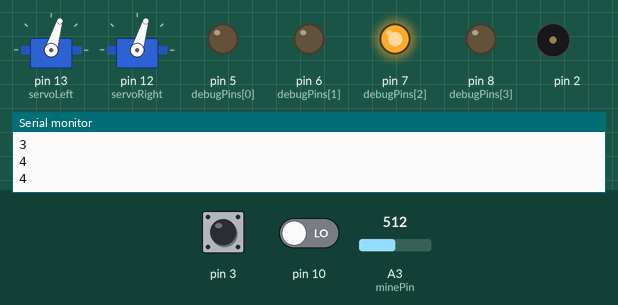
This sketch was run on a simulated Arduino Uno, built with avr-gcc and run on an emulated ATmega328P. Shown: 2 × servo, output pins drawn as LEDs (lit = HIGH), buzzer (waves = sounding), the last lines printed to the serial monitor. The inputs (shaded band) are chosen by the test bench; at power-on: pin 3 LOW, pin 10 LOW, A3 (minePin) = 512.

Above: at 1.2 s.
1.3 s: pin 3 driven HIGH
At 1.76 s:
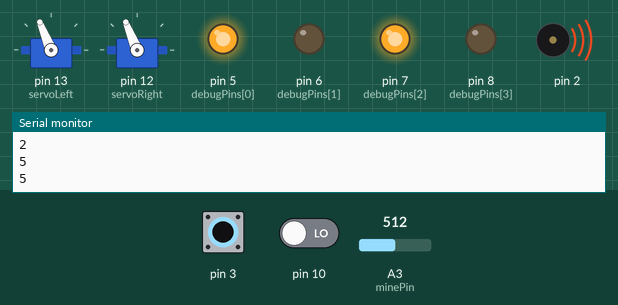
4.3 s: pin 10 driven HIGH
At 4.62 s:
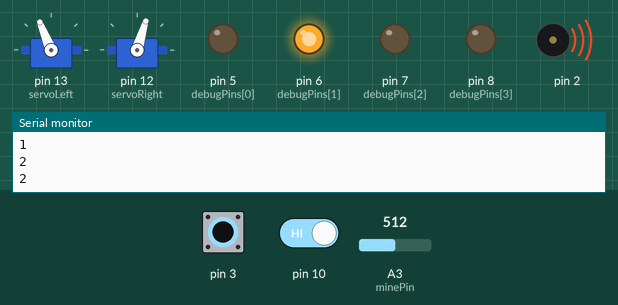
7.3 s: pin 3 driven LOW
At 7.6 s:
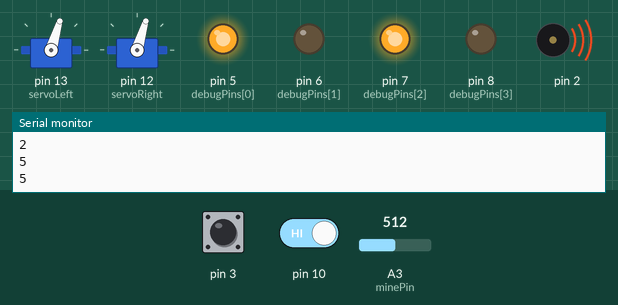
10.3 s: pin 3 pulsed HIGH 5 times (0.12 s each, 0.3 s apart)
At 10.81 s:
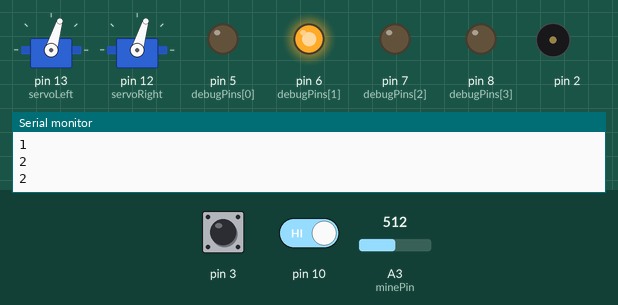
Timing chart, 0 to 14.3 s (numbered marks = the images above; inputs shaded):
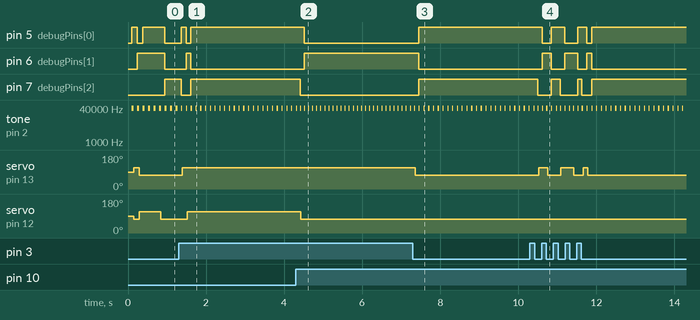

Measured:
- after the input at 1.3 s, servo on pin 13 (servoLeft): goes on until 1.4 s, then stays 112°
- after the input at 4.3 s, pin 5 (debugPins[0]): HIGH → LOW after 0.22 s; pin 6 (debugPins[1]): LOW → HIGH after 0.22 s; pin 7 (debugPins[2]): HIGH → LOW after 0.11 s; servo on pin 12 (servoRight): 112° → 73° after 0.12 s
- after the input at 7.3 s, pin 5 (debugPins[0]), pin 7 (debugPins[2]): LOW → HIGH after 0.15 s; pin 6 (debugPins[1]): HIGH → LOW after 0.15 s; servo on pin 13 (servoLeft): 112° → 73° after 0.06 s
- after the input at 10.3 s, pin 5 (debugPins[0]): goes LOW 0.23 s, HIGH 0.35 s, LOW 0.33 s, HIGH 0.23 s, LOW 0.12 s, then HIGH, starting after 0.32 s; pin 6 (debugPins[1]): goes HIGH 0.23 s, LOW 0.35 s, HIGH 0.33 s, LOW 0.23 s, HIGH 0.12 s, then LOW, starting after 0.32 s
- by itself, tone on pin 2: alternates 38000 Hz for 0.03 s and silent for 0.09 s

The sketch:

roamingForMines.ino
```cpp
// Robotics with the BOE Shield - RoamingWithWhiskers
// Go forward.  Back up and turn if whiskers indicate BOE Shield bot bumped
// into something.
//////////// Parameters  //////////////////////////////////////////////////
const int speedZero=1500;           //servo speed for zero
const int speedMax=200;             //The servo number for max
const int speedLeftIsMax=1;        //if left is higher, set to 1, else -1
const int minePin=A3;
const int debugPins[]= {5, 6, 7, 8};
//dt=1;//miliseconds
///////////////////////////////////////////////////////////////////////////
#include <Servo.h>                           // Include servo library

Servo servoLeft;                             // Declare left and right servos
Servo servoRight;
int currState = 1;
unsigned long time;
unsigned long dt;
unsigned long startTime;
int mineSensor;
int minePrevSensor;
unsigned long timer(boolean set = false);

void setup(){                                 // Built-in initialization block
  pinMode(7, INPUT);                         // Set right sensor pin to input
  pinMode(5, INPUT);                         // Set left sensor pin to input
  pinMode(debugPins[0], OUTPUT); // sets up binary output one as a digital output
  pinMode(debugPins[1], OUTPUT); //and so on...
  pinMode(debugPins[2], OUTPUT);
  pinMode(debugPins[3], OUTPUT);

  //tone(4, 3000, 1000);                       // Play tone for 1 second
  //delay(1000);                               // Delay to finish tone

  servoLeft.attach(13);                      // Attach left signal to pin 13
  servoRight.attach(12);                     // Attach right signal to pin 12
  Serial.begin(9600);
}

void loop(){
  delay(100);
  debugWrite(currState);
  //Serial.print("state = ");                     // Display "A3 = "
  Serial.println(currState);                    // Display measured A3 volts
  dt=millis()-time;
  time = millis();

  // Stuff to do everyloop
  int irLeft = irDetect(9, 10, 38000);       // Check for objects on left
  int irRight = irDetect(2, 3, 38000);       // Check for objects on right

  //Start of statemachine
  switch (currState){
      case 0:
        //Some init that we may need to redo here
        // for now, keep empty
        currState=1;
        break;
      case 1:
        forward();
        currState=2;
        break;
      case 2: //idle state
          if ((irLeft == 0) && (irRight == 0)){        // If both sensors have input
            //Serial.println("both");
            backward();
            timer(true);
            currState=3;
          }else if (irLeft == 0){                        // If only left whisker contact
            //Serial.println("left");
            turnRight();
            //timer(true);
            currState=5;
          }else if (irRight == 0){                       // If only right whisker contact
            //Serial.println("right");
            turnLeft();
            //timer(true);
            currState=5;
          }else if (mineSens()){
            //Serial.println("MINE!!!");
            tone(4, 3000, 1000);
            backward();
            timer(true);
            currState=3;
          }
          break;
       case 3:
         if (timer() > 500){     // If both sensors have no input
           timer(true);
           turnLeft();
           currState=4;
         }
         break;
      case 4:
         if (timer() > 400){     // If both sensors have no input
           currState=1;
         }
         break;
      case 5:
         if ((irLeft == 1) && (irRight == 1)){     // If both sensors have no input
           currState=1;
         }
         break;
    }
}


//Sets the spped, input is the speed and should be between -1 and 1
void leftWheel(int sp){
  servoLeft.writeMicroseconds(speedZero+(speedMax*sp)*speedLeftIsMax);
}

void rightWheel(int sp){
  servoRight.writeMicroseconds(speedZero-(speedMax*sp)*speedLeftIsMax);
}


void forward(){
  leftWheel(1);
  rightWheel(1);
}

void turnLeft(){
  leftWheel(-1);
  rightWheel(1);
}

void turnRight(){
  leftWheel(1);
  rightWheel(-1);
}

void backward(){
  leftWheel(-1);
  rightWheel(-1);
}


//If arg1 is true, the timer will be reset. else, return time in ms since last reset

unsigned long timer(boolean set){
  if (set) {
    startTime=time;
    return 0;
  }else{
    return time-startTime;
  }
}

int irDetect(int irLedPin, int irReceiverPin, long frequency){
  int ir;
  for(int i=0;i<10;i++){
    tone(irLedPin, frequency, 8);
    delay(1);
    ir = digitalRead(irReceiverPin);
    delay(1);
    if(ir) break;
  }
  return ir;
}

boolean mineSens(){
  mineSensor=analogRead(minePin);
  if (minePrevSensor - mineSensor > 10){
    minePrevSensor=mineSensor;
    return true;
  }else{
    minePrevSensor=mineSensor;
    return false;
  }
}

void debugWrite(int n){

  digitalWrite(debugPins[0],(n==1 || n==3 || n==5 || n==7 || n==9)); //Write "0" to the display
  digitalWrite(debugPins[1],(n==2 || n==3 || n==6 || n==7));
  digitalWrite(debugPins[2],(n==4 || n==5 || n==6 || n==7));
  digitalWrite(debugPins[3],(n==8 || n==7));
}
```
